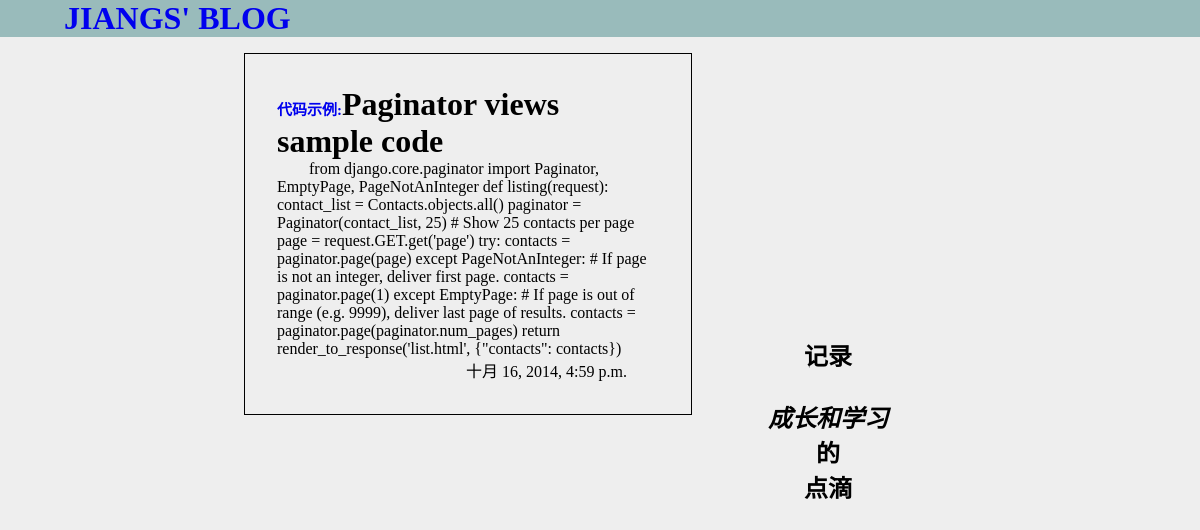
The app's page /blogs/detail/12/ with its own data.
### blogs/models.py (models this page shows, shortened)
class Blog(models.Model):
  tag = models.CharField(max_length=10,default=u'未分类')
  title = models.CharField(max_length = 30,default=u'无标题')
  context = models.TextField(default='无内容')
  pub_date = models.DateTimeField('date published')
  visit_count = models.IntegerField(default=0)

### blogs/views.py (the view)
# urls.py: url(r'^detail/(?P<id>\d+)/$', views.detail, name='detail'),
def detail(request, id):
    p = get_object_or_404(Blog, pk=id)
    p.visit_count+=1
    p.save()
    return render(request, 'blogs/detail.html', {'blog':p,})

### blogs/templates/blogs/detail.html (shortened to what this page needs)
{% load staticfiles %}
<!DOCTYPE html>
<html>
<head>
  <link rel="stylesheet" type="text/css" href="{% static "blogs/css/1.css" %}">
</head>
<body>
  <h1 class='title'><a href="/blogs/"><strong>jiangs' blog</strong></a></h1>
    <div class='side_blank'>&nbsp;</div>
    <div class='contend'>
      <div class='blog'>
        <h1><small><a href='/blogs/{{ blog.tag }}/' id='tag'>{{ blog.tag }}:</a></small>{{ blog.title }}</h1>
        <p class='blog_context'>{{blog.context}}</p>
        <p class= 'pub_date'>{{blog.pub_date}}</p>
      </div>
    </div>
    <div class='right_side_bar'>
      <h2><strong>记录</strong></br></br><em>成长和学习</em></br>的</br>点滴</h2>
    </div>
    <div class='side_blank' >&nbsp;</div>
</body>
</html>

### blogs/static/blogs/css/1.css (style rules this page uses)
* { margin:0;padding:0;border:0; }
body { background-color:#EEEEEE; }
h1.title { text-transform: uppercase;background-color:#99bbbb;text-indent:2em; }
div.blog { border:solid 1px;padding:2em;margin:1em; }
p.blog_context { text-indent: 2em; }
p.pub_date { text-align:right;padding-right:2em; }
a { text-decoration:none; }
div.side_blank,div.contend,div.right_side_bar { float:left; }
div.contend { width:40%; }
div.side_blank { width:19%; }
div.right_side_bar { text-align:center;width:20%;margin-top:300px; }
small { font-size:15px }

### records on screen
Blog: tag "代码示例", title "Paginator views sample code", context "from django.core.paginator import Paginator, EmptyPage, PageNotAnInteger def listing(request): contact_list = Contacts.objects.all() paginator = Paginator(contact_list, 25) # Show 25 contacts per page page = request.GET.get('page') try: contacts = paginator.page(page) except PageNotAnInteger: # If page is not an integer, deliver first page. contacts = paginator.page(1) except EmptyPage: # If page is out of range (e.g. 9999), deliver last page of results. contacts = paginator.page(paginator.num_pages) return render_to_response('list.html', {\"contacts\": contacts})", pub_date "十月 16, 2014, 4:59 p.m."
